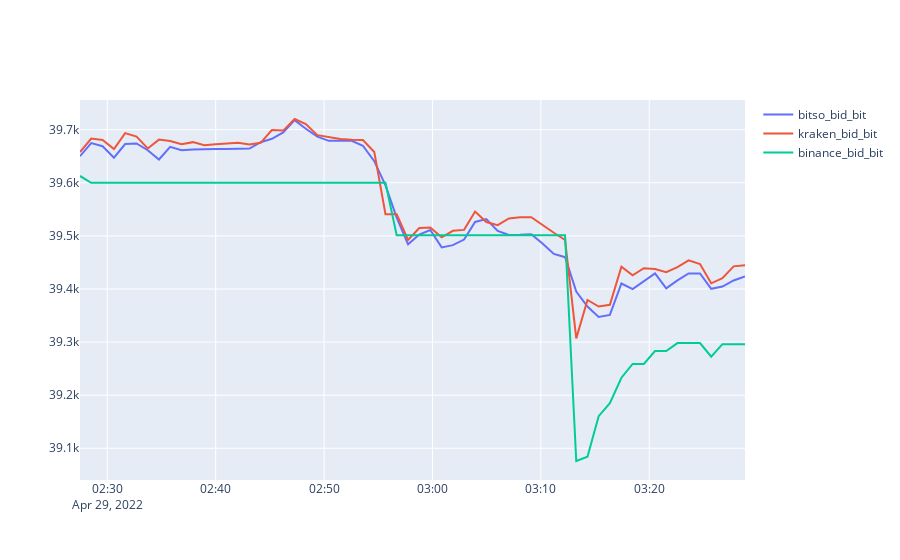

The notebook cell this image was saved under:
### Markdown cell above
### <font color= #6B6B6B> 4.1 Visualización de graficas bid, ask y spread con diferentes exchanges para la el BTC/USDT</font> <font color= #555555>

### Code cell
main.plot_bid_bit_1(data)
